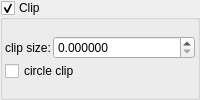
    <widget class="MyGroupBox" name="groupCheck_transf_function_enabledC_false">
     <property name="title">
      <string>Clip&amp;</string>
     </property>
     <property name="checkable">
      <bool>true</bool>
     </property>
     <layout class="QVBoxLayout" name="verticalLayout_10" stretch="0">
      <property name="spacing">
       <number>2</number>
      </property>
      <property name="leftMargin">
       <number>2</number>
      </property>
      <property name="topMargin">
       <number>2</number>
      </property>
      <property name="rightMargin">
       <number>2</number>
      </property>
      <property name="bottomMargin">
       <number>2</number>
      </property>
      <item>
       <layout class="QGridLayout" name="gridLayout_23" columnstretch="0,1" rowminimumheight="0,0,0">
        <property name="spacing">
         <number>2</number>
        </property>
        <item row="1" column="1">
         <widget class="MyDoubleSpinBox" name="spinbox_transf_offset_4">
          <property name="sizePolicy">
           <sizepolicy hsizetype="Minimum" vsizetype="Maximum">
            <horstretch>0</horstretch>
            <verstretch>0</verstretch>
           </sizepolicy>
          </property>
          <property name="prefix">
           <string/>
          </property>
          <property name="suffix">
           <string/>
          </property>
          <property name="decimals">
           <number>6</number>
          </property>
          <property name="minimum">
           <double>0.000000000000000</double>
          </property>
          <property name="maximum">
           <double>99.998999999999995</double>
          </property>
          <property name="singleStep">
           <double>0.010000000000000</double>
          </property>
         </widget>
        </item>
        <item row="1" column="0">
         <widget class="QLabel" name="label_41">
          <property name="text">
           <string notr="true">clip size:</string>
          </property>
         </widget>
        </item>
        <item row="2" column="0" colspan="2">
         <widget class="MyCheckBox" name="checkBox_transf_function_enabledS_false">
          <property name="text">
           <string notr="true">circle clip</string>
          </property>
         </widget>
        </item>
       </layout>
      </item>
     </layout>
    </widget>
